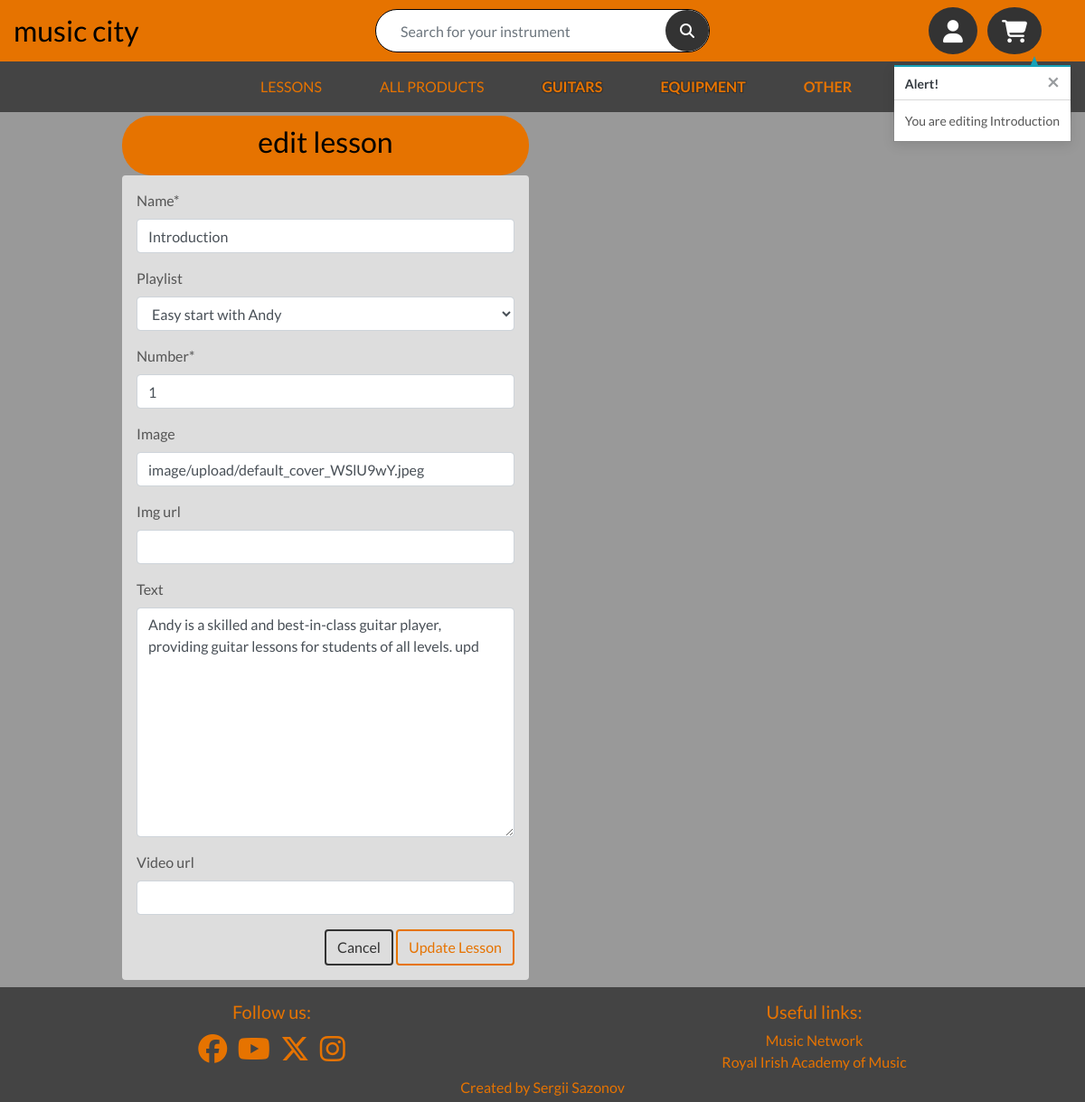
The page /lessons/edit_lesson/11/ (signed in) on the database its author committed.
### lessons/models.py (models this page shows, shortened)
class Lesson(models.Model):
    name = models.CharField(max_length=50)
    playlist = models.ForeignKey('Playlist', null=True,
                                 blank=True, on_delete=models.SET_NULL)
    number = models.IntegerField()
    cover_image = CloudinaryField('image', null=True, blank=True)
    img_url = models.URLField(max_length=1024, null=True, blank=True)
    text = models.TextField(null=True, blank=True)
    video_url = models.URLField(max_length=1024, null=True, blank=True)

### lessons/views.py (the view)
# urls.py: path('edit_lesson/<int:lesson_id>/',
@login_required
def edit_lesson(request, lesson_id):
    if not request.user.is_superuser:
        messages.error(request, 'Sorry, only store owners can do that.')
        return redirect(reverse('home'))
    lesson = get_object_or_404(Lesson, pk=lesson_id)
    if request.method == 'POST':
        form = LessonForm(request.POST, request.FILES, instance=lesson)
        if form.is_valid():
            form.save()
            messages.success(request, 'Successfully updated lesson!')
            return redirect(reverse('lesson', args=[lesson.id]))
        else:
            messages.error(request, 'Failed to update lesson. '
                                    'Please ensure the form is valid.')
    else:
        form = LessonForm(instance=lesson)
        messages.info(request, f'You are editing {lesson.name}')
    template = 'lessons/edit_lesson.html'
    context = {
        'form': form,
        'lesson': lesson,
    }
    return render(request, template, context)

### lessons/forms.py
class LessonForm(forms.ModelForm):
    class Meta:
        model = Lesson
        fields = '__all__'
    def __init__(self, *args, **kwargs):
        super().__init__(*args, **kwargs)
        playlists = Playlist.objects.all()
        friendly_names = [(p.id, p.get_friendly_name()) for p in playlists]
        self.fields['playlist'].choices = friendly_names
        for field_name, field in self.fields.items():
            field.widget.attrs['class'] = 'rounded'

### bag/contexts.py (called while the page is built, shortened)
def bag_contents(request):
    bag_items = []
    total = 0
    product_count = 0
    bag = request.session.get('bag', {})
    if total < settings.FREE_DELIVERY_THRESHOLD:
        delivery = total * Decimal(settings.STANDARD_DELIVERY_PERCENTAGE)/100
        free_delivery_delta = settings.FREE_DELIVERY_THRESHOLD - total
    else:
        delivery = 0
        free_delivery_delta = 0
    grand_total = total + delivery
    context = {
        'bag_items': bag_items,
        'total': total,
        'product_count': product_count,
        'delivery': delivery,
        'free_delivery_delta': free_delivery_delta,
        'free_delivery_threshold': settings.FREE_DELIVERY_THRESHOLD,
        'grand_total': grand_total,
    }
    return context

### lessons/models.py (called while the page is built)
    def get_friendly_name(self):
        return self.friendly_name

### lessons/templates/lessons/edit_lesson.html (shortened to what this page needs)
{% extends "base.html" %}
{% load static %}
{% block page_header %}
    <div class="container header-container">
    </div>
{% endblock %}
{% block content %}
    <div class="container">
        <div class="row">
            <div class="col-12 col-md-6">
                <div class="product-header">
                    <h2 class="logo-font text-black">Edit Lesson</h2>
                </div>
            </div>
        </div>
        <div class="row">
            <div class="col-12 col-md-6">
                <form method="POST" action="{% url 'add_lesson' %}" class="form mb-2 light-bg p-3 rounded" enctype="multipart/form-data">
                    <fieldset class="rounded">
                        {{ form | crispy }}
                    </fieldset>
                    <div class="text-right">
                        <a class="btn btn-back" href="{% url 'lessons' %}">Cancel</a>
                        <button class="btn btn-main" type="submit">Update Lesson</button>
                    </div>
                </form>
            </div>
        </div>
    </div>
{% endblock %}

### static/css/base.css (style rules this page uses)
html { height: 100%; }
body { color: #555; background-color: #999; font-family: 'Lato'; }
.logo-font { text-transform: lowercase; }
.light-bg { background-color: #ddd; }
.text-black { color: #000 !important; }
.header-container { padding-top: 5rem; }
.product-header { background-color: #e67300; padding: 10px; border-radius: 2rem; text-align: center; }
.btn-main { color: #e67300 !important; background-color: initial; border: 2px solid #e67300; }
.btn-back { background-color: initial; color: #333 !important; border: 2px solid #333; }
@media (min-width: 1200px) { .container { max-width: 80%; } }
@media (min-width: 992px) { .header-container { padding-top: 8rem; } }

### rows shown on the page
Lesson: name "Introduction", playlist "Easy start with Andy", number "1", cover_image "image/upload/default_cover_WSlU9wY.jpeg", text "Andy is a skilled and best-in-class guitar player, providing guitar lessons for students of all levels. upd"

### other values the page prints
{{ message }} "You are editing Introduction"
